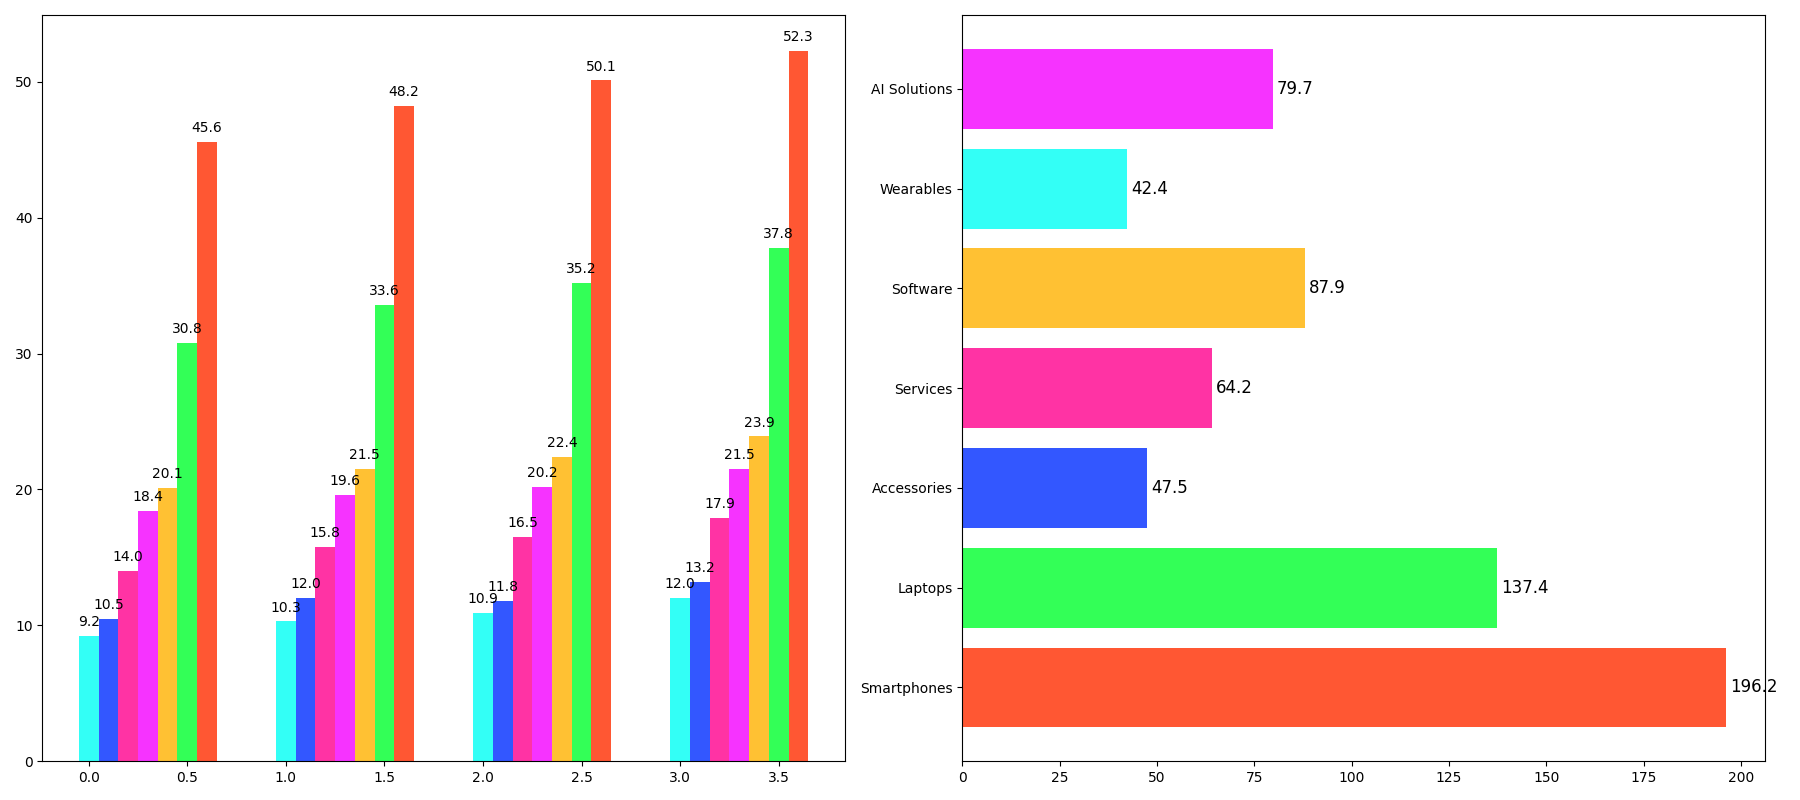

The script that drew this image:
import matplotlib.pyplot as plt
import numpy as np

product_lines = [
    'Smartphones', 'Laptops', 'Accessories',
    'Services', 'Software', 'Wearables', 'AI Solutions'
]
quarters = ['Q1', 'Q2', 'Q3', 'Q4']

revenue_data = [
    [45.6, 48.2, 50.1, 52.3],
    [30.8, 33.6, 35.2, 37.8],
    [10.5, 12.0, 11.8, 13.2],
    [14.0, 15.8, 16.5, 17.9],
    [20.1, 21.5, 22.4, 23.9],
    [9.2, 10.3, 10.9, 12.0],
    [18.4, 19.6, 20.2, 21.5]
]

colors = ['#FF5733', '#33FF57', '#3357FF', '#FF33A4', '#FFC133', '#33FFF6', '#F633FF']

total_revenue = [sum(revenue) for revenue in revenue_data]
sorted_indices = np.argsort(total_revenue)
sorted_revenue_data = [revenue_data[i] for i in sorted_indices]
sorted_colors = [colors[i] for i in sorted_indices]

fig, (ax1, ax2) = plt.subplots(1, 2, figsize=(18, 8))
bar_width = 0.1
bar_positions = np.arange(len(quarters))

for i in range(len(sorted_revenue_data)):
    ax1.bar(bar_positions + i * bar_width, sorted_revenue_data[i], color=sorted_colors[i], width=bar_width)

for i in range(len(sorted_revenue_data)):
    for j, value in enumerate(sorted_revenue_data[i]):
        ax1.text(j + i * bar_width, value + 0.5, f"{value:.1f}", ha='center', va='bottom', fontsize=10, color='black')

ax2.barh(product_lines, total_revenue, color=colors)

for i, total in enumerate(total_revenue):
    ax2.text(total + 1, i, f"{total:.1f}", va='center', ha='left', fontsize=12, color='black')

plt.tight_layout()
plt.show()
